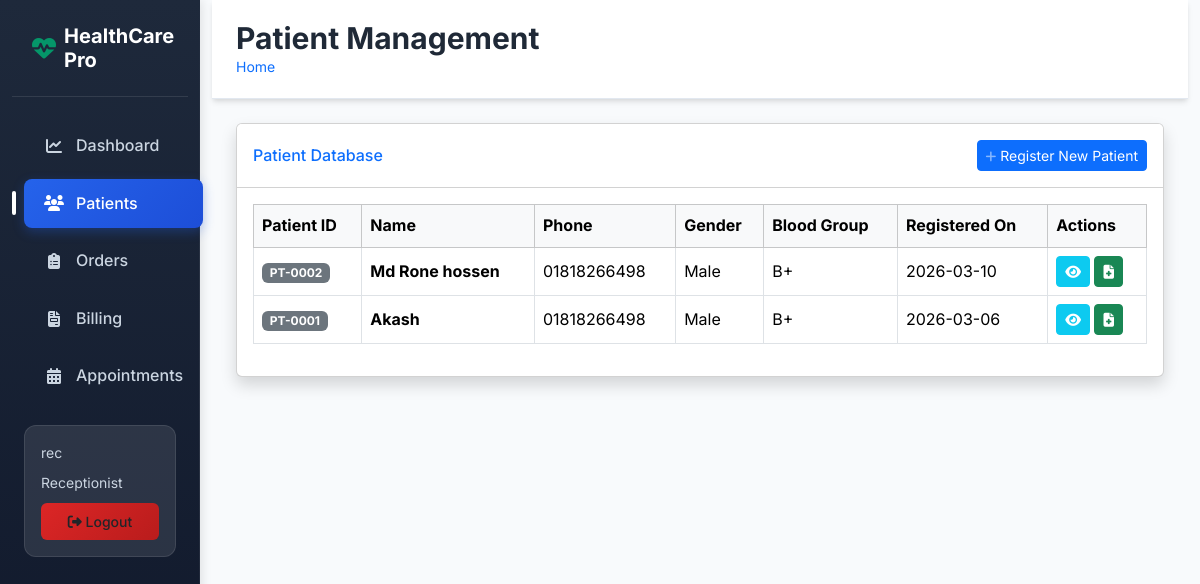
Screenshot of /patients (signed in) with the database file from the repository.
### app/models/users.py (models this page shows)
class User(UserMixin, db.Model):
    __tablename__ = 'users'
    id = db.Column(db.Integer, primary_key=True)
    username = db.Column(db.String(80), unique=True, nullable=False)
    email = db.Column(db.String(120), unique=True, nullable=False)
    password_hash = db.Column(db.String(128), nullable=False)
    role = db.Column(db.String(20), nullable=False, default='patient') # admin, receptionist, lab_tech, doctor, patient
    is_active = db.Column(db.Boolean, default=True)
    created_at = db.Column(db.DateTime, default=datetime.utcnow)
    name = db.Column(db.String(100))
    phone = db.Column(db.String(20))

### app/models/patient.py (models this page shows)
class Patient(db.Model):
    __tablename__ = 'patients'
    id = db.Column(db.Integer, primary_key=True)
    patient_code = db.Column(db.String(20), unique=True, nullable=False)
    name = db.Column(db.String(100), nullable=False)
    phone = db.Column(db.String(20), nullable=False)
    email = db.Column(db.String(100)) # Added for notifications
    gender = db.Column(db.String(10))
    date_of_birth = db.Column(db.Date)
    blood_group = db.Column(db.String(5))
    address = db.Column(db.Text)
    created_at = db.Column(db.DateTime, default=datetime.utcnow)
    user_id = db.Column(db.Integer, db.ForeignKey('users.id'), nullable=True)
    orders = db.relationship('TestOrder', backref='patient', lazy=True)

### app/frontend/patient_routes.py (the view)
@bp.route('/patients', methods=['GET'])
@login_required
@role_required('admin', 'receptionist')
def patients_list():
    patients = Patient.query.order_by(Patient.created_at.desc()).all()
    return render_template('patients/list.html', patients=patients)

### app/templates/patients/list.html (shortened to what this page needs)
{% extends 'base.html' %}
{% block page_title %}Patient Management{% endblock %}
{% block content %}
<div class="card shadow mb-4">
    <div class="card-header py-3 d-flex flex-row align-items-center justify-content-between bg-white">
        <h6 class="m-0 font-weight-bold text-primary">Patient Database</h6>
        <a href="{{ url_for('frontend.add_patient') }}" class="btn btn-sm btn-primary">
             Register New Patient
        </a>
    </div>
    <div class="card-body">
        <div class="table-responsive">
            <table class="table table-hover table-bordered align-middle">
                <thead class="table-light">
                    <tr>
                        <th>Patient ID</th>
                        <th>Name</th>
                        <th>Phone</th>
                        <th>Gender</th>
                        <th>Blood Group</th>
                        <th>Registered On</th>
                        <th>Actions</th>
                    </tr>
                </thead>
                <tbody>
                    {% for p in patients %}
                    <tr>
                        <td><span class="badge bg-secondary">{{ p.patient_code }}</span></td>
                        <td class="fw-bold">{{ p.name }}</td>
                        <td>{{ p.phone }}</td>
                        <td>{{ p.gender or 'N/A' }}</td>
                        <td>{{ p.blood_group or 'N/A' }}</td>
                        <td>{{ p.created_at.strftime('%Y-%m-%d') }}</td>
                        <td>
                            <a href="#" class="btn btn-sm btn-info text-white" title="View Details"><i
                                    class="fas fa-eye"></i></a>
                            <a href="#" class="btn btn-sm btn-success" title="Book Test"><i
                                    class="fas fa-file-medical"></i></a>
                        </td>
                    </tr>
                    {% else %}
                    <tr>
                        <td colspan="7" class="text-center py-4 text-muted">No patients registered yet.</td>
                    </tr>
                    {% endfor %}
                </tbody>
            </table>
        </div>
    </div>
</div>
{% endblock %}

### app/templates/base.html (shortened to what this page needs)
<!DOCTYPE html>
<html lang="en">
<head>
    <link href="https://cdn.jsdelivr.net/npm/bootstrap@5.3.2/dist/css/bootstrap.min.css" rel="stylesheet">
    <link href="https://cdnjs.cloudflare.com/ajax/libs/font-awesome/6.4.2/css/all.min.css" rel="stylesheet">
    <link href="{{ url_for('static', filename='css/healthcare.css') }}" rel="stylesheet">
</head>
<body>
    <div class="container-fluid">
        <div class="row">
            {% if current_user.is_authenticated %}
            <nav class="col-md-3 col-lg-2 d-md-block sidebar">
                <div class="position-sticky">
                    <div class="sidebar-brand">
                        <h5><i class="fas fa-heartbeat"></i> HealthCare Pro</h5>
                    </div>
                    <ul class="nav flex-column">
                        <li class="nav-item">
                            <a class="nav-link {% if request.endpoint == 'portal.patient_dashboard' %}active{% endif %}"
                                href="{{ url_for('portal.patient_dashboard') }}">
                                <i class="fas fa-chart-line"></i> Dashboard
                            </a>
                        </li>
                        {% if current_user.role in ['admin', 'receptionist'] %}
                        <li class="nav-item">
                            <a class="nav-link {% if request.endpoint == 'frontend.patients_list' or request.endpoint == 'frontend.add_patient' %}active{% endif %}"
                                href="{{ url_for('frontend.patients_list') }}">
                                <i class="fas fa-users"></i> Patients
                            </a>
                        </li>
                        {% endif %}
                        {% if current_user.role in ['admin', 'receptionist'] %}
                        <li class="nav-item">
                            <a class="nav-link {% if request.endpoint == 'frontend.orders_list' or request.endpoint == 'frontend.new_order' %}active{% endif %}"
                                href="{{ url_for('frontend.orders_list') }}">
                                <i class="fas fa-clipboard-list"></i> Orders
                            </a>
                        </li>
                        {% endif %}
                        {% if current_user.role in ['admin', 'receptionist'] %}
                        <li class="nav-item">
                            <a class="nav-link {% if request.endpoint == 'frontend.invoices_list' %}active{% endif %}"
                                href="{{ url_for('frontend.invoices_list') }}">
                                <i class="fas fa-file-invoice"></i> Billing
                            </a>
                        </li>
                        {% endif %}
                        {% if current_user.role in ['admin', 'receptionist'] %}
                        <li class="nav-item">
                            <a class="nav-link {% if request.endpoint == 'frontend.appointments_admin' %}active{% endif %}"
                                href="{{ url_for('frontend.appointments_admin') }}">
                                <i class="fas fa-calendar-alt"></i> Appointments
                            </a>
                        </li>
                        {% endif %}
                    </ul>
                    <div class="user-info">
                        <small>{{ current_user.username }}</small>
                        <small class="text-capitalize">{{ current_user.role }}</small>
                        <a href="{{ url_for('frontend.logout') }}" class="btn btn-logout w-100">
                            <i class="fas fa-sign-out-alt"></i> Logout
                        </a>
                    </div>
                </div>
            </nav>
            {% endif %}
            <main class="{% if current_user.is_authenticated %}col-md-9 ms-sm-auto col-lg-10{% else %}col-12{% endif %} main-content">
                <div class="page-header">
                    <div class="container-fluid px-4">
                        <div class="d-flex justify-content-between align-items-center">
                            <div>
                                <h1 class="page-title">{% block page_title %}{% endblock %}</h1>
                                <nav aria-label="breadcrumb">
                                    <ol class="breadcrumb">
                                        <li class="breadcrumb-item"><a href="#" class="text-decoration-none">Home</a></li>
                                    </ol>
                                </nav>
                            </div>
                        </div>
                    </div>
                </div>
                <div class="container-fluid px-4">
                    {% block content %}{% endblock %}
                </div>
            </main>
        </div>
    </div>
</body>
</html>

### app/templates/base.html (style rules this page uses)
:root { --primary-color: #2563eb; --primary-dark: #1d4ed8; --secondary-color: #059669; --accent-color: #f59e0b; --danger-color: #dc2626; --warning-color: #d97706; --success-color: #059669; --info-color: #0891b2; --dark-color: #1f2937; --light-bg: #f8fafc; --sidebar-bg: linear-gradient(180deg, #1e293b 0%, #0f172a 100%); --card-shadow: 0 4px 6px -1px rgba(0, 0, 0, 0.1), 0 2px 4px -1px rgba(0, 0, 0, 0.06); --card-shadow-hover: 0 10px 15px -3px rgba(0, 0, 0, 0.1), 0 4px 6px -2px rgba(0, 0, 0, 0.05); }
body { background: var(--light-bg); font-family: 'Inter', -apple-system, BlinkMacSystemFont, 'Segoe UI', Roboto, sans-serif; line-height: 1.6; }
.sidebar { min-height: 100vh; background: var(--sidebar-bg); box-shadow: 2px 0 10px rgba(0, 0, 0, 0.1); position: relative; }
.sidebar::before { content: ''; position: absolute; top: 0; right: 0; width: 1px; height: 100%; background: linear-gradient(180deg, transparent 0%, rgba(255,255,255,0.1) 50%, transparent 100%); }
.sidebar .nav-link { color: #cbd5e1; text-decoration: none; padding: 12px 20px; display: flex; align-items: center; border-radius: 8px; margin: 4px 12px; transition: all 0.3s ease; font-weight: 500; position: relative; }
.sidebar .nav-link i { width: 20px; text-align: center; margin-right: 12px; font-size: 16px; }
.sidebar .nav-link.active { color: #fff; background: linear-gradient(135deg, var(--primary-color), var(--primary-dark)); box-shadow: 0 4px 12px rgba(37, 99, 235, 0.3); }
.sidebar .nav-link.active::before { content: ''; position: absolute; left: -12px; top: 50%; transform: translateY(-50%); width: 4px; height: 24px; background: #fff; border-radius: 2px; }
.sidebar-brand { padding: 24px 20px; border-bottom: 1px solid rgba(255, 255, 255, 0.1); margin-bottom: 20px; }
.sidebar-brand h5 { color: #fff; font-weight: 700; font-size: 1.25rem; margin: 0; display: flex; align-items: center; }
.sidebar-brand i { color: var(--secondary-color); margin-right: 8px; font-size: 1.5rem; }
.main-content { background: var(--light-bg); min-height: 100vh; }
.page-header { background: #fff; border-bottom: 1px solid #e2e8f0; padding: 20px 0; margin-bottom: 24px; box-shadow: var(--card-shadow); }
.page-title { font-size: 1.875rem; font-weight: 700; color: var(--dark-color); margin: 0; }
.breadcrumb { background: transparent; padding: 0; margin: 0; font-size: 0.875rem; }
.user-info { background: rgba(255, 255, 255, 0.1); border-radius: 12px; padding: 16px; margin: 20px 12px; border: 1px solid rgba(255, 255, 255, 0.1); }
.user-info small { color: #cbd5e1; display: block; margin-bottom: 8px; }
.btn-logout { background: linear-gradient(135deg, #dc2626, #b91c1c); border: none; border-radius: 6px; padding: 8px 16px; font-size: 0.875rem; font-weight: 500; transition: all 0.3s ease; }

### rows the page displays
User: username "rec", role "Receptionist"
Patient: patient_code "PT-0002", name "Md Rone hossen", phone "01818266498", gender "Male", blood_group "B+", created_at "2026-03-10"
Patient: patient_code "PT-0001", name "Akash", phone "01818266498", gender "Male", blood_group "B+", created_at "2026-03-06"
